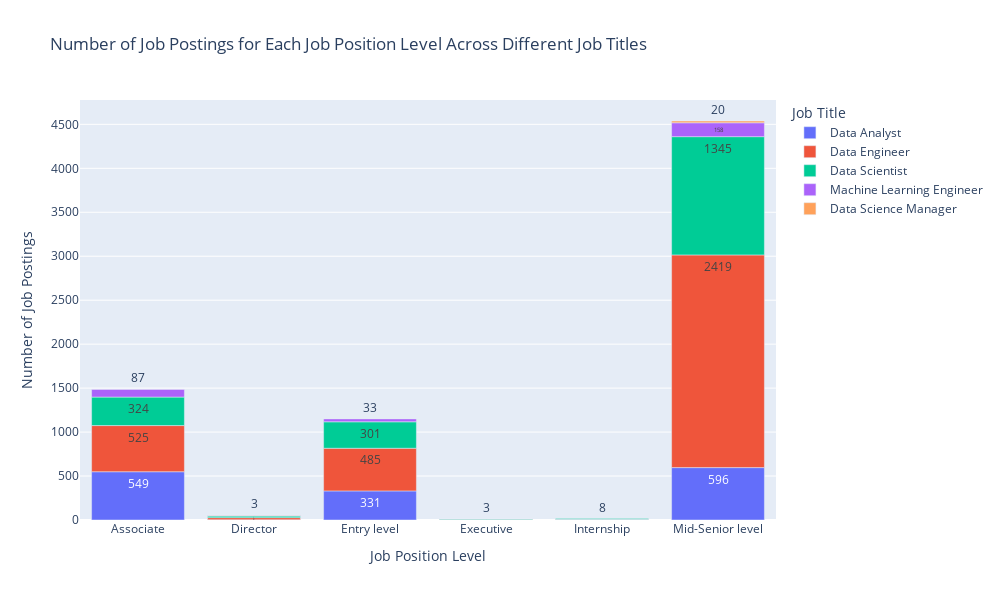

The notebook cell saved with this chart:
### Markdown cell above
Job postings for these data careers have been growing over time.

### Code cell
# Number of job postings for each 'Job Position Level' across different job titles

# Group by 'Job Position Level' and 'Job Title' and count the number of postings
Job_postings_grouped = Job_postings.groupby(['Job Position Level', 'Job Title']).size().reset_index(name='Count')

fig = px.bar(
    Job_postings_grouped,
    x='Job Position Level',
    y='Count',
    color='Job Title',
    title='Number of Job Postings for Each Job Position Level Across Different Job Titles',
    labels={'Job Position Level': 'Job Position Level', 'Job Title': 'Job Title', 'Count': 'Number of Job Postings'},
    text='Count',
)

fig.update_layout(
    xaxis_title='Job Position Level',
    yaxis_title='Number of Job Postings',
    width=1000,
    height=600
)

fig.show()

### Figure 1 — Plotly figure (JSON) as saved in the notebook; plotly's stock layout.template omitted (floating-point values rounded to 4 significant figures)
{"data": [{"alignmentgroup": "True", "hovertemplate": "Job Title=Data Analyst<br>Job Position Level=%{x}<br>Number of Job Postings=%{text}<extra></extra>", "legendgroup": "Data Analyst", "marker": {"color": "#636efa", "pattern": {"shape": ""}}, "name": "Data Analyst", "offsetgroup": "Data Analyst", "orientation": "v", "showlegend": true, "text": [549, 3, 331, 1, 5, 596], "textposition": "auto", "type": "bar", "x": ["Associate", "Director", "Entry level", "Executive", "Internship", "Mid-Senior level"], "xaxis": "x", "y": [549, 3, 331, 1, 5, 596], "yaxis": "y"}, {"alignmentgroup": "True", "hovertemplate": "Job Title=Data Engineer<br>Job Position Level=%{x}<br>Number of Job Postings=%{text}<extra></extra>", "legendgroup": "Data Engineer", "marker": {"color": "#EF553B", "pattern": {"shape": ""}}, "name": "Data Engineer", "offsetgroup": "Data Engineer", "orientation": "v", "showlegend": true, "text": [525, 24, 485, 6, 3, 2419], "textposition": "auto", "type": "bar", "x": ["Associate", "Director", "Entry level", "Executive", "Internship", "Mid-Senior level"], "xaxis": "x", "y": [525, 24, 485, 6, 3, 2419], "yaxis": "y"}, {"alignmentgroup": "True", "hovertemplate": "Job Title=Data Scientist<br>Job Position Level=%{x}<br>Number of Job Postings=%{text}<extra></extra>", "legendgroup": "Data Scientist", "marker": {"color": "#00cc96", "pattern": {"shape": ""}}, "name": "Data Scientist", "offsetgroup": "Data Scientist", "orientation": "v", "showlegend": true, "text": [324, 18, 301, 3, 8, 1345], "textposition": "auto", "type": "bar", "x": ["Associate", "Director", "Entry level", "Executive", "Internship", "Mid-Senior level"], "xaxis": "x", "y": [324, 18, 301, 3, 8, 1345], "yaxis": "y"}, {"alignmentgroup": "True", "hovertemplate": "Job Title=Machine Learning Engineer<br>Job Position Level=%{x}<br>Number of Job Postings=%{text}<extra></extra>", "legendgroup": "Machine Learning Engineer", "marker": {"color": "#ab63fa", "pattern": {"shape": ""}}, "name": "Machine Learning Engineer", "offsetgroup": "Machine Learning Engineer", "orientation": "v", "showlegend": true, "text": [87, 5, 33, 158], "textposition": "auto", "type": "bar", "x": ["Associate", "Director", "Entry level", "Mid-Senior level"], "xaxis": "x", "y": [87, 5, 33, 158], "yaxis": "y"}, {"alignmentgroup": "True", "hovertemplate": "Job Title=Data Science Manager<br>Job Position Level=%{x}<br>Number of Job Postings=%{text}<extra></extra>", "legendgroup": "Data Science Manager", "marker": {"color": "#FFA15A", "pattern": {"shape": ""}}, "name": "Data Science Manager", "offsetgroup": "Data Science Manager", "orientation": "v", "showlegend": true, "text": [3, 20], "textposition": "auto", "type": "bar", "x": ["Director", "Mid-Senior level"], "xaxis": "x", "y": [3, 20], "yaxis": "y"}], "layout": {"barmode": "relative", "height": 600, "legend": {"title": {"text": "Job Title"}, "tracegroupgap": 0}, "title": {"text": "Number of Job Postings for Each Job Position Level Across Different Job Titles"}, "width": 1000, "xaxis": {"anchor": "y", "domain": [0, 1], "title": {"text": "Job Position Level"}}, "yaxis": {"anchor": "x", "domain": [0, 1], "title": {"text": "Number of Job Postings"}}}}
